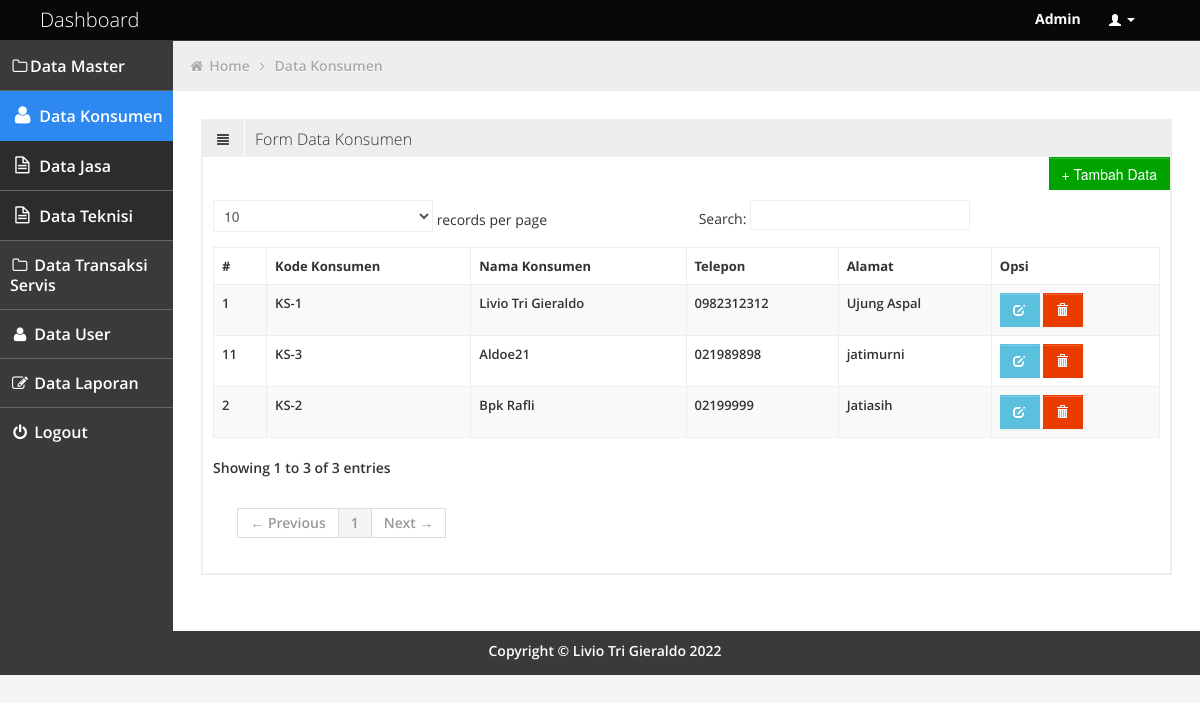
/admin/konsumen.php (signed in), run on the app's committed database.
### tables this page shows
CREATE TABLE `konsumen` (
  `id_konsumen` int(10) NOT NULL,
  `kd_konsumen` varchar(10) NOT NULL,
  `nm_konsumen` varchar(100) NOT NULL,
  `telepon` varchar(16) NOT NULL,
  `alamat` varchar(200) NOT NULL
);

### admin/konsumen.php (the view, shortened to what this page needs)
<!DOCTYPE html>
<html lang="en">
<head>
	<link id="bootstrap-style" href="../css/bootstrap.min.css" rel="stylesheet">
	<link href="../css/bootstrap-responsive.min.css" rel="stylesheet">
	<link id="base-style" href="../css/style.css" rel="stylesheet">
	<link id="base-style-responsive" href="../css/style-responsive.css" rel="stylesheet">
	<link rel="stylesheet" type="text/css" href="../css2/font.css">
</head>
<body>
	<?php include 'navbar.php'; ?>
		<div class="container-fluid-full">
				<div class="row-fluid">
					<?php include 'sidebarr.php'; ?>
						<div id="content" class="span10">
								<ul class="breadcrumb">
									<li>
										<i class="icon-home"></i>
										<a href="dashboard.php">Home</a>
										<i class="icon-angle-right"></i>
									</li>
									<li><a href="konsumen.php">Data Konsumen</a></li>
								</ul>
			  <div class="row-fluid sortable">
					<div class="box span12">
						<div class="box-header">
							<h2><i class="halflings-icon align-justify"></i><span class="break"></span>Form Data Konsumen </h2>
						</div>
                        <div class="clearfix">
                            <button class="width-35 pull-right btn btn-sm btn-success" onclick="location.href='tambahkonsumen.php'">
                                <span class="bigger-110"> + Tambah Data</span>
                            </button>
                        </div>
						<div class="box-content">
							<table class="table table-striped table-bordered bootstrap-datatable datatable">
						    <thead>
						      <tr>
							    <th><font size="2">#</th>
						        <th><font size="2">Kode Konsumen</th>
						        <th><font size="2">Nama Konsumen</th>
						        <th><font size="2">Telepon</th>
						        <th><font size="2">Alamat</th>
						        <th><font size="2">Opsi</th>
						      </tr>
						    </thead>
						    <tbody>
						    <?php
						    include '../config/koneksi.php';
						    $data = $conn->query("SELECT * FROM konsumen ORDER BY id_konsumen desc");
						    while ($result = $data->fetch_assoc()){
						    	?>
						      <tr>
							    <td><font size="2"><?php echo $result ['id_konsumen']; ?></td>
						        <td><font size="2"><?php echo $result ['kd_konsumen']; ?></td>
						        <td><font size="2"><?php echo $result ['nm_konsumen'] ; ?></td>
						        <td><font size="2"><?php echo $result ['telepon'] ; ?></td>
						        <td><font size="2"><?php echo $result ['alamat'] ; ?></td>
							    <td class="center">
									<a class="btn btn-info" href="edit_konsumen.php?id_konsumen=<?php echo $result ['id_konsumen'] ; ?>" title="Edit Data Konsumen">
										<i class="halflings-icon white edit"></i></a>
									<a class="btn btn-danger" href="../aksi/proses.php?id_konsumen=<?php echo $result ['id_konsumen'] ; ?>"onclick="return confirm('Apakah anda yakin akan menghapus data ini?')"title="Hapus Data">
										<i class="halflings-icon white trash"></i></a>
								</td>
						      </tr>
						      <?php
						      }
						      ?>
						    </tbody>
			 		      </table>
						</div>
					</div>
					</div>
			</div>
				</div>
			</div>
	<?php include 'footer.php';?>
</body>
</html>

### css/style.css (style rules this page uses)
body { background: #F5F5F5; color: #333; border: none; font-family: 'Open Sans', sans-serif; font-weight: 600; }
a { color: #646464; }
h2 { font-size: 16px; line-height: 16px; }
#content { background: #ffffff; filter: none; min-height: 100%; padding: 20px 20px; position: relative; }
.breadcrumb { margin: -28px -28px 28px -28px; line-height: 34px; background: #eee; border: 0px; color: #aaa; -webkit-box-shadow: none; -moz-box-shadow: none; box-shadow: none; -webkit-border-radius: 0px; -moz-border-radius: 0px; border-radius: 0px; }
.breadcrumb a { color: #aaa; text-shadow: 0px 1px 1px #fff; }
.box { border: 2px solid #eee; background: #fff !important; margin-bottom: 28px; }
.box-header { height: 16px; font-size: 16px; line-height: 16px; padding: 10px; background: #eee; -webkit-box-shadow: none; -moz-box-shadow: none; box-shadow: none; overflow: hidden; }
.box-header h2 { float:left; margin-top: 0px; font-weight: 300; }
.box-header h2 i { margin: 0px 3px 0px 4px; opacity: .8; filter: alpha(opacity=80); -ms-filter:"progid:DXImageTransform.Microsoft.Alpha(Opacity=80)"; }
.box-content { position: relative; z-index: 50; margin-top: -1px; padding: 10px; background: #fff !important; }
.btn { display: inline-block; padding: 6px 12px; margin-bottom: 0; font-size: 14px; font-weight: 500; line-height: 20px; text-align: center; white-space: nowrap; vertical-align: middle; cursor: pointer; border: 1px solid #a7a9aa; -webkit-border-radius: 0px !important; border-radius: 0px !important; }
.btn i { margin-top: 2px; }
.btn { color: #ffffff; background-color: #a7a9aa; border-color: #a7a9aa; background-image: none; filter: none; text-shadow: none; }
.btn-danger { background-color: #EB3C00; border-color: #EB3C00; }
.btn-success { background-color: #00A300; border-color: #00A300; }
.btn-info { background-color: #5bc0de; border-color: #5bc0de; }
.table th, .table td { border-top: 1px solid #eee; }
.table-bordered { border-color: #eee; -webkit-border-radius: 0px !important; -moz-border-radius: 0px !important; border-radius: 0px !important; }
.table-bordered th, .table-bordered td { border-left: 1px solid #eee; }
.table-bordered thead:first-child tr:first-child > th:first-child, .table-bordered tbody:first-child tr:first-child > td:first-child, .table-bordered tbody:first-child tr:first-child > th:first-child { -webkit-border-radius: 0px !important; -moz-border-radius: 0px !important; border-radius: 0px !important; }
.table-bordered thead:first-child tr:first-child > th:last-child, .table-bordered tbody:first-child tr:first-child > td:last-child, .table-bordered tbody:first-child tr:first-child > th:last-child { -webkit-border-radius: 0px !important; -moz-border-radius: 0px !important; border-radius: 0px !important; }
.table-bordered thead:last-child tr:last-child > th:first-child, .table-bordered tbody:last-child tr:last-child > td:first-child, .table-bordered tbody:last-child tr:last-child > th:first-child, .table-bordered tfoot:last-child tr:last-child > td:first-child, .table-bordered tfoot:last-child tr:last-child > th:first-child { -webkit-border-radius: 0px !important; -moz-border-radius: 0px !important; border-radius: 0px !important; }
.table-bordered thead:last-child tr:last-child > th:last-child, .table-bordered tbody:last-child tr:last-child > td:last-child, .table-bordered tbody:last-child tr:last-child > th:last-child, .table-bordered tfoot:last-child tr:last-child > td:last-child, .table-bordered tfoot:last-child tr:last-child > th:last-child { -webkit-border-radius: 0px !important; -moz-border-radius: 0px !important; border-radius: 0px !important; }

### css/style-responsive.css (style rules this page uses)
@media (min-width: 1200px) { .container-fluid-full { overflow: hidden; position: relative; height: 100%; } }
@media (min-width: 1200px) { #content { width: 85.578%; padding: 28px; margin: 0px 0px; margin-left: 14.422% !important; } }

### css/halflings.css (style rules this page uses)
html, html .halflings { -webkit-font-smoothing: antialiased !important; }
.halflings-icon { display: inline-block; width: 14px; height: 14px; line-height: 14px; vertical-align: text-top; background-image: url(../img/glyphicons_halflings.svg); background-position: 0 0; background-repeat: no-repeat; vertical-align: top; *display: inline; *zoom: 1; *margin-right: .3em; }
.halflings-icon.white { background-image: url(../img/glyphicons_halflings-white.svg); }
.halflings-icon.trash { background-position: -456px 0; }
.halflings-icon.align-justify { background-position: -336px -48px; }
.halflings-icon.edit { background-position: -96px -72px; }

### data on the page
konsumen: id_konsumen "11", kd_konsumen "KS-3", nm_konsumen "Aldoe21", telepon "021989898", alamat "jatimurni"
konsumen: id_konsumen "2", kd_konsumen "KS-2", nm_konsumen "Bpk Rafli", telepon "02199999", alamat "Jatiasih"
konsumen: id_konsumen "1", kd_konsumen "KS-1", nm_konsumen "Livio Tri Gieraldo", telepon "0982312312", alamat "Ujung Aspal"

### other printed values
$_SESSION['level'] "Admin"
